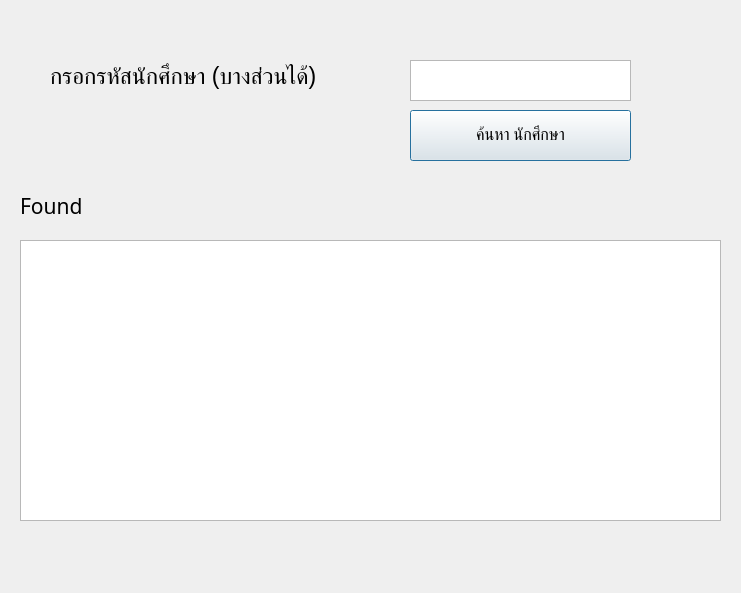
<?xml version="1.0" encoding="UTF-8"?>
<ui version="4.0">
 <class>frm_student</class>
 <widget class="QDialog" name="frm_student">
  <property name="geometry">
   <rect>
    <x>0</x>
    <y>0</y>
    <width>741</width>
    <height>593</height>
   </rect>
  </property>
  <property name="windowTitle">
   <string>Tni --&gt; students</string>
  </property>
  <widget class="QTableWidget" name="tbl_Student">
   <property name="geometry">
    <rect>
     <x>20</x>
     <y>240</y>
     <width>701</width>
     <height>281</height>
    </rect>
   </property>
  </widget>
  <widget class="QPushButton" name="btn_ID_Search">
   <property name="geometry">
    <rect>
     <x>410</x>
     <y>110</y>
     <width>221</width>
     <height>51</height>
    </rect>
   </property>
   <property name="font">
    <font>
     <family>Kanit</family>
     <pointsize>12</pointsize>
    </font>
   </property>
   <property name="text">
    <string>ค้นหา นักศึกษา</string>
   </property>
  </widget>
  <widget class="QLabel" name="lbl_Found">
   <property name="geometry">
    <rect>
     <x>20</x>
     <y>180</y>
     <width>701</width>
     <height>51</height>
    </rect>
   </property>
   <property name="font">
    <font>
     <family>Kanit</family>
     <pointsize>16</pointsize>
    </font>
   </property>
   <property name="text">
    <string>Found</string>
   </property>
  </widget>
  <widget class="QLabel" name="lbl_ID_Search">
   <property name="geometry">
    <rect>
     <x>50</x>
     <y>60</y>
     <width>341</width>
     <height>31</height>
    </rect>
   </property>
   <property name="font">
    <font>
     <pointsize>17</pointsize>
    </font>
   </property>
   <property name="text">
    <string>กรอกรหัสนักศึกษา (บางส่วนได้)</string>
   </property>
  </widget>
  <widget class="QTextEdit" name="txt_ID_Search">
   <property name="geometry">
    <rect>
     <x>410</x>
     <y>60</y>
     <width>221</width>
     <height>41</height>
    </rect>
   </property>
  </widget>
 </widget>
 <resources/>
 <connections/>
</ui>
